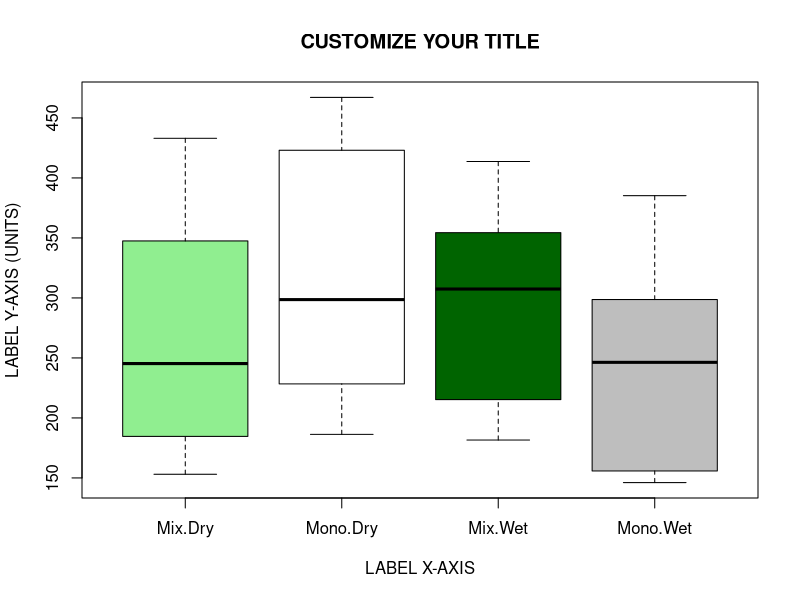
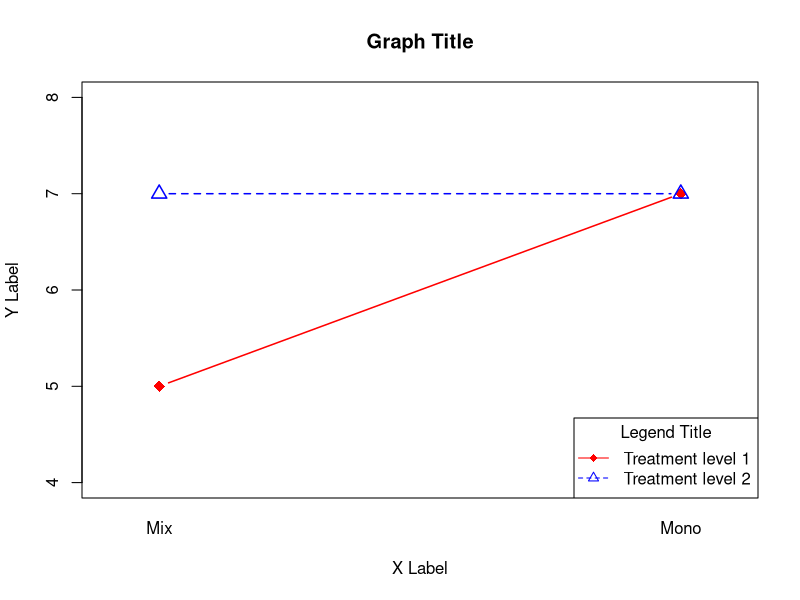

Reproduce these figures in R, in order.
## ---- chunk 1
P2_div_data <- read.csv(file="P2_div_data_EXAMPLE.csv")   # The real data will be "P2_div_data.csv"
## ---- chunk 2
RGR <- ((log(P2_div_data$Height_t35) - log(P2_div_data$Height_t0))/(35 - 0))

Root_shoot <- (P2_div_data$Focal_Aboveground_biomass/P2_div_data$Focal_Belowground_biomass)

P2_div_data <- cbind(P2_div_data, RGR, Root_shoot)

head(P2_div_data)  # Double check that there are RGR and Root_shoot column at the end of the file 
## ---- chunk 3
boxplot(Focal_Aboveground_biomass ~ Div_treatment*H2O_treatment, data = P2_div_data,     
      col=(c("lightgreen","white", "darkgreen", "grey")),   # greens = mixture, white/grey = monoculture
      main="CUSTOMIZE YOUR TITLE", xlab="LABEL X-AXIS", ylab="LABEL Y-AXIS (UNITS)")
## ---- chunk 4
interaction.plot(P2_div_data$Div_treatment, P2_div_data$H2O_treatment, P2_div_data$LeafNumber_t35,
                 type="b", col=c("red","blue"), lty=c(1,2), lwd = 1.5, 
                 pch=c(18,24), cex = 1.5, ylim = c(4,8),
                 xlab="X Label", legend=FALSE, ylab="Y Label", main="Graph Title")
legend("bottomright", c("Treatment level 1","Treatment level 2"), 
       col=c("red","blue"), lty=c(1,2), pch=c(18,24), title="Legend Title")
